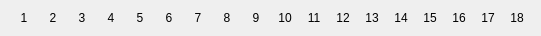
   <widget class="QWidget" name="horizontalLayoutWidget_2">
    <property name="geometry">
     <rect>
      <x>70</x>
      <y>70</y>
      <width>541</width>
      <height>31</height>
     </rect>
    </property>
    <layout class="QHBoxLayout" name="horizontalLayout_2">
     <item>
      <widget class="QLabel" name="label_red1_2">
       <property name="sizePolicy">
        <sizepolicy hsizetype="Fixed" vsizetype="Fixed">
         <horstretch>0</horstretch>
         <verstretch>0</verstretch>
        </sizepolicy>
       </property>
       <property name="maximumSize">
        <size>
         <width>20</width>
         <height>20</height>
        </size>
       </property>
       <property name="text">
        <string>1</string>
       </property>
       <property name="textFormat">
        <enum>Qt::AutoText</enum>
       </property>
       <property name="alignment">
        <set>Qt::AlignCenter</set>
       </property>
      </widget>
     </item>
     <item>
      <widget class="QLabel" name="label_red2_2">
       <property name="sizePolicy">
        <sizepolicy hsizetype="Fixed" vsizetype="Fixed">
         <horstretch>0</horstretch>
         <verstretch>0</verstretch>
        </sizepolicy>
       </property>
       <property name="maximumSize">
        <size>
         <width>20</width>
         <height>20</height>
        </size>
       </property>
       <property name="text">
        <string>2</string>
       </property>
       <property name="textFormat">
        <enum>Qt::AutoText</enum>
       </property>
       <property name="alignment">
        <set>Qt::AlignCenter</set>
       </property>
      </widget>
     </item>
     <item>
      <widget class="QLabel" name="label_red3_2">
       <property name="sizePolicy">
        <sizepolicy hsizetype="Fixed" vsizetype="Fixed">
         <horstretch>0</horstretch>
         <verstretch>0</verstretch>
        </sizepolicy>
       </property>
       <property name="maximumSize">
        <size>
         <width>20</width>
         <height>20</height>
        </size>
       </property>
       <property name="text">
        <string>3</string>
       </property>
       <property name="textFormat">
        <enum>Qt::AutoText</enum>
       </property>
       <property name="alignment">
        <set>Qt::AlignCenter</set>
       </property>
      </widget>
     </item>
     <item>
      <widget class="QLabel" name="label_red4_2">
       <property name="sizePolicy">
        <sizepolicy hsizetype="Fixed" vsizetype="Fixed">
         <horstretch>0</horstretch>
         <verstretch>0</verstretch>
        </sizepolicy>
       </property>
       <property name="maximumSize">
        <size>
         <width>20</width>
         <height>20</height>
        </size>
       </property>
       <property name="text">
        <string>4</string>
       </property>
       <property name="textFormat">
        <enum>Qt::AutoText</enum>
       </property>
       <property name="alignment">
        <set>Qt::AlignCenter</set>
       </property>
      </widget>
     </item>
     <item>
      <widget class="QLabel" name="label_red5_2">
       <property name="sizePolicy">
        <sizepolicy hsizetype="Fixed" vsizetype="Fixed">
         <horstretch>0</horstretch>
         <verstretch>0</verstretch>
        </sizepolicy>
       </property>
       <property name="maximumSize">
        <size>
         <width>20</width>
         <height>20</height>
        </size>
       </property>
       <property name="text">
        <string>5</string>
       </property>
       <property name="textFormat">
        <enum>Qt::AutoText</enum>
       </property>
       <property name="alignment">
        <set>Qt::AlignCenter</set>
       </property>
      </widget>
     </item>
     <item>
      <widget class="QLabel" name="label_red6_2">
       <property name="sizePolicy">
        <sizepolicy hsizetype="Fixed" vsizetype="Fixed">
         <horstretch>0</horstretch>
         <verstretch>0</verstretch>
        </sizepolicy>
       </property>
       <property name="maximumSize">
        <size>
         <width>20</width>
         <height>20</height>
        </size>
       </property>
       <property name="text">
        <string>6</string>
       </property>
       <property name="textFormat">
        <enum>Qt::AutoText</enum>
       </property>
       <property name="alignment">
        <set>Qt::AlignCenter</set>
       </property>
      </widget>
     </item>
     <item>
      <widget class="QLabel" name="label_red7_2">
       <property name="sizePolicy">
        <sizepolicy hsizetype="Fixed" vsizetype="Fixed">
         <horstretch>0</horstretch>
         <verstretch>0</verstretch>
        </sizepolicy>
       </property>
       <property name="maximumSize">
        <size>
         <width>20</width>
         <height>20</height>
        </size>
       </property>
       <property name="text">
        <string>7</string>
       </property>
       <property name="textFormat">
        <enum>Qt::AutoText</enum>
       </property>
       <property name="alignment">
        <set>Qt::AlignCenter</set>
       </property>
      </widget>
     </item>
     <item>
      <widget class="QLabel" name="label_red8_2">
       <property name="sizePolicy">
        <sizepolicy hsizetype="Fixed" vsizetype="Fixed">
         <horstretch>0</horstretch>
         <verstretch>0</verstretch>
        </sizepolicy>
       </property>
       <property name="maximumSize">
        <size>
         <width>20</width>
         <height>20</height>
        </size>
       </property>
       <property name="text">
        <string>8</string>
       </property>
       <property name="textFormat">
        <enum>Qt::AutoText</enum>
       </property>
       <property name="alignment">
        <set>Qt::AlignCenter</set>
       </property>
      </widget>
     </item>
     <item>
      <widget class="QLabel" name="label_red9_2">
       <property name="sizePolicy">
        <sizepolicy hsizetype="Fixed" vsizetype="Fixed">
         <horstretch>0</horstretch>
         <verstretch>0</verstretch>
        </sizepolicy>
       </property>
       <property name="maximumSize">
        <size>
         <width>20</width>
         <height>20</height>
        </size>
       </property>
       <property name="text">
        <string>9</string>
       </property>
       <property name="textFormat">
        <enum>Qt::AutoText</enum>
       </property>
       <property name="alignment">
        <set>Qt::AlignCenter</set>
       </property>
      </widget>
     </item>
     <item>
      <widget class="QLabel" name="label_red10_2">
       <property name="sizePolicy">
        <sizepolicy hsizetype="Fixed" vsizetype="Fixed">
         <horstretch>0</horstretch>
         <verstretch>0</verstretch>
        </sizepolicy>
       </property>
       <property name="maximumSize">
        <size>
         <width>20</width>
         <height>20</height>
        </size>
       </property>
       <property name="text">
        <string>10</string>
       </property>
       <property name="textFormat">
        <enum>Qt::AutoText</enum>
       </property>
       <property name="alignment">
        <set>Qt::AlignCenter</set>
       </property>
      </widget>
     </item>
     <item>
      <widget class="QLabel" name="label_red11_2">
       <property name="sizePolicy">
        <sizepolicy hsizetype="Fixed" vsizetype="Fixed">
         <horstretch>0</horstretch>
         <verstretch>0</verstretch>
        </sizepolicy>
       </property>
       <property name="maximumSize">
        <size>
         <width>20</width>
         <height>20</height>
        </size>
       </property>
       <property name="text">
        <string>11</string>
       </property>
       <property name="textFormat">
        <enum>Qt::AutoText</enum>
       </property>
       <property name="alignment">
        <set>Qt::AlignCenter</set>
       </property>
      </widget>
     </item>
     <item>
      <widget class="QLabel" name="label_red12_2">
       <property name="sizePolicy">
        <sizepolicy hsizetype="Fixed" vsizetype="Fixed">
         <horstretch>0</horstretch>
         <verstretch>0</verstretch>
        </sizepolicy>
       </property>
       <property name="maximumSize">
        <size>
         <width>20</width>
         <height>20</height>
        </size>
       </property>
       <property name="text">
        <string>12</string>
       </property>
       <property name="textFormat">
        <enum>Qt::AutoText</enum>
       </property>
       <property name="alignment">
        <set>Qt::AlignCenter</set>
       </property>
      </widget>
     </item>
     <item>
      <widget class="QLabel" name="label_red13_2">
       <property name="sizePolicy">
        <sizepolicy hsizetype="Fixed" vsizetype="Fixed">
         <horstretch>0</horstretch>
         <verstretch>0</verstretch>
        </sizepolicy>
       </property>
       <property name="maximumSize">
        <size>
         <width>20</width>
         <height>20</height>
        </size>
       </property>
       <property name="text">
        <string>13</string>
       </property>
       <property name="textFormat">
        <enum>Qt::AutoText</enum>
       </property>
       <property name="alignment">
        <set>Qt::AlignCenter</set>
       </property>
      </widget>
     </item>
     <item>
      <widget class="QLabel" name="label_red14_2">
       <property name="sizePolicy">
        <sizepolicy hsizetype="Fixed" vsizetype="Fixed">
         <horstretch>0</horstretch>
         <verstretch>0</verstretch>
        </sizepolicy>
       </property>
       <property name="maximumSize">
        <size>
         <width>20</width>
         <height>20</height>
        </size>
       </property>
       <property name="text">
        <string>14</string>
       </property>
       <property name="textFormat">
        <enum>Qt::AutoText</enum>
       </property>
       <property name="alignment">
        <set>Qt::AlignCenter</set>
       </property>
      </widget>
     </item>
     <item>
      <widget class="QLabel" name="label_red15_2">
       <property name="sizePolicy">
        <sizepolicy hsizetype="Fixed" vsizetype="Fixed">
         <horstretch>0</horstretch>
         <verstretch>0</verstretch>
        </sizepolicy>
       </property>
       <property name="maximumSize">
        <size>
         <width>20</width>
         <height>20</height>
        </size>
       </property>
       <property name="text">
        <string>15</string>
       </property>
       <property name="textFormat">
        <enum>Qt::AutoText</enum>
       </property>
       <property name="alignment">
        <set>Qt::AlignCenter</set>
       </property>
      </widget>
     </item>
     <item>
      <widget class="QLabel" name="label_red16_2">
       <property name="sizePolicy">
        <sizepolicy hsizetype="Fixed" vsizetype="Fixed">
         <horstretch>0</horstretch>
         <verstretch>0</verstretch>
        </sizepolicy>
       </property>
       <property name="maximumSize">
        <size>
         <width>20</width>
         <height>20</height>
        </size>
       </property>
       <property name="text">
        <string>16</string>
       </property>
       <property name="textFormat">
        <enum>Qt::AutoText</enum>
       </property>
       <property name="alignment">
        <set>Qt::AlignCenter</set>
       </property>
      </widget>
     </item>
     <item>
      <widget class="QLabel" name="label_red17_2">
       <property name="sizePolicy">
        <sizepolicy hsizetype="Fixed" vsizetype="Fixed">
         <horstretch>0</horstretch>
         <verstretch>0</verstretch>
        </sizepolicy>
       </property>
       <property name="maximumSize">
        <size>
         <width>20</width>
         <height>20</height>
        </size>
       </property>
       <property name="text">
        <string>17</string>
       </property>
       <property name="textFormat">
        <enum>Qt::AutoText</enum>
       </property>
       <property name="alignment">
        <set>Qt::AlignCenter</set>
       </property>
      </widget>
     </item>
     <item>
      <widget class="QLabel" name="label_red18_2">
       <property name="sizePolicy">
        <sizepolicy hsizetype="Fixed" vsizetype="Fixed">
         <horstretch>0</horstretch>
         <verstretch>0</verstretch>
        </sizepolicy>
       </property>
       <property name="maximumSize">
        <size>
         <width>20</width>
         <height>20</height>
        </size>
       </property>
       <property name="text">
        <string>18</string>
       </property>
       <property name="textFormat">
        <enum>Qt::AutoText</enum>
       </property>
       <property name="alignment">
        <set>Qt::AlignCenter</set>
       </property>
      </widget>
     </item>
    </layout>
   </widget>
